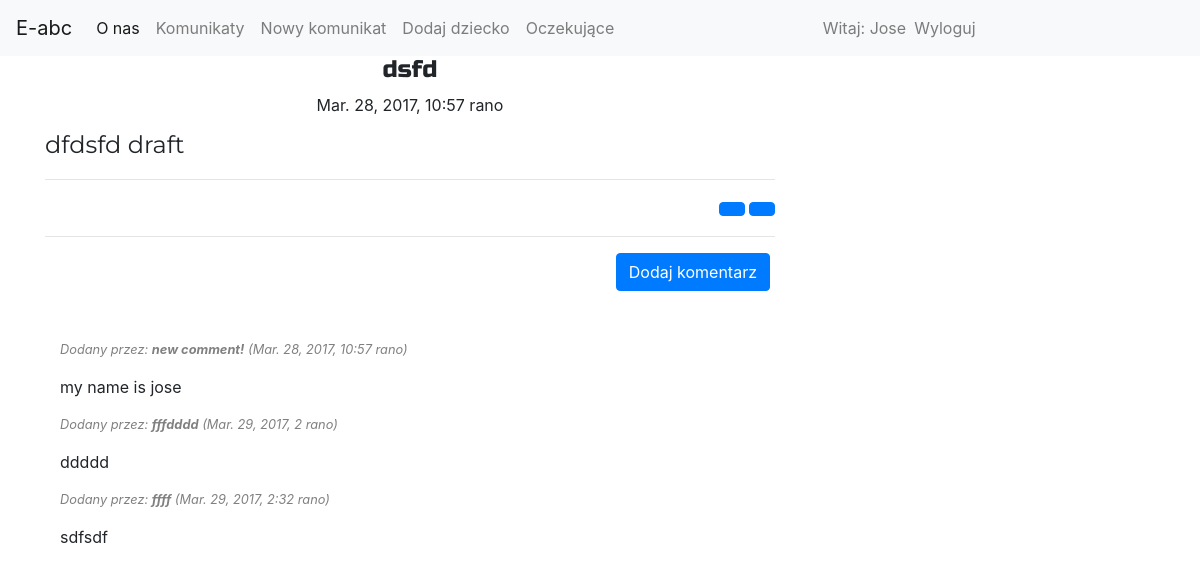
/post/14 (signed in), run on the app's committed database.
### blog/models.py (models this page shows, shortened)
class Post(models.Model):
    author = models.ForeignKey('auth.User', default=4, on_delete=models.CASCADE)
    title = models.CharField(max_length=200)
    text = models.TextField()
    created_date = models.DateTimeField(default=timezone.now)
    published_date = models.DateTimeField(blank=True, null=True)
    viewed_by = models.TextField(default="")

class Comment(models.Model):
    post = models.ForeignKey('blog.Post', related_name='comments',on_delete=models.CASCADE)
    author = models.CharField(max_length=200)
    text = models.TextField()
    created_date = models.DateTimeField(default=timezone.now)
    approved_comment = models.BooleanField(default=False)

### blog/views.py (the view)
# urls.py: url(r'^post/(?P<pk>\d+)$', views.PostDetailView.as_view(), name='post_detail'),
class PostDetailView(DetailView):
    model = Post

### blog/templates/blog/post_detail.html (shortened to what this page needs)
{% extends 'blog/base.html' %}
{% block content %}
<div class="panel panel-success">
  <div class="panel-heading">
        <h1 class="posttitle">{{ post.title }}</h1>
        {% if post.published_date %}
            <div class="date postdate">
                {{ post.published_date }}
            </div>  </div>
        {% else %}
            <a class="btn btn-default" href="{% url 'post_publish' pk=post.pk %}">Opublikuj</a>
        {% endif %}
<div class="panel-body">
      <p class="postcontent" >{{ post.text|safe|linebreaksbr }}</p>
      {% if user.is_authenticated and user.is_superuser %}
      <hr>
      <div style="text-align: right;">
          <a class="btn btn-primary" href="{% url 'post_edit' pk=post.pk %}"></a>
          <a class="btn btn-primary" href="{% url 'post_remove' pk=post.pk %}"></a>
      <hr>
      {% endif %}
      </div>
</div>
</div>
   <a class="btn btn-primary btn-comment" href="{% url 'add_comment_to_post' pk=post.pk %}">Dodaj komentarz</a>
   <br><br><br>
<div class="panel panel-default">
  {% for comment in post.comments.all %}
  <div class="panel body" style="margin: 15px;">
      {% if comment.approved_comment %}
              <p class="comment"><i>Dodany przez: <strong>{{ comment.author }}</strong>  ({{ comment.created_date }})</i></p>
              <p>{{ comment.text|safe|linebreaks }}</p>
      {% endif %}
  </div>
  {% empty %}
      <p style="margin: 15px;">brak komentarzy.</p>
  {% endfor %}
  </div>
{% endblock %}

### blog/templates/blog/base.html (shortened to what this page needs)
<!DOCTYPE html>
{% load staticfiles %}
<html>
    <head>
        <link rel="stylesheet" href="https://stackpath.bootstrapcdn.com/bootstrap/4.3.1/css/bootstrap.min.css">
        <link rel="stylesheet" href="https://use.fontawesome.com/releases/v5.8.1/css/all.css">
        <link rel="stylesheet" href="//cdn.jsdelivr.net/medium-editor/latest/css/medium-editor.min.css" type="text/css" media="screen" charset="utf-8">
        <link rel="stylesheet" href="{% static 'css/blog.css' %}">
<body>
<nav class="navbar navbar-expand-md navbar-light bg-light">
  <a class="navbar-brand" href="#">E-abc</a>
  <div class="collapse navbar-collapse" id="navbarNav">
    <div class="d-flex justify-content-start">
    <ul class="navbar-nav">
      <li class="nav-item active">
        <a class="nav-link" href="{% url 'about'%}">O nas </a>
      </li>
      {% if user.is_authenticated %}
      <li class="nav-item">
        <a class="nav-link" href="{% url 'post_list' %}">Komunikaty<span class="sr-only">(current)</span></a>
      </li>
      {% if user.is_superuser %}
      <li class="nav-item">
        <a class="nav-link" href="{% url 'post_new' %}" >Nowy komunikat</a>
      </li>
      <li class="nav-item">
        <a class="nav-link" href="{% url 'kid_new' %}" >Dodaj dziecko</a>
      </li>
      <li>
        <a class="nav-link" href="{% url 'post_draft_list' %}">Oczekujące</a>
      </li>
      {% endif %}
      {% endif %}
      </ul>
    </div>
  </div>
  {% if user.is_authenticated %}
  <div class="collapse navbar-collapse" id="navbarNav">
      <div class="d-md-flex justify-content-end">
        <span class="navbar-text">Witaj:  {{ user.username }}  </span>
        <ul class="navbar-nav">
          <li class="nav-item">
            <a class="nav-link" href="{% url 'logout' %}">Wyloguj</a>
          </li>
        </ul>
      </div>
    </div>
    {% else %}
    <div class="d-md-flex justify-content-end">
        <ul class="navbar-nav">
          <li><a class="nav-link" href="{% url 'login' %}" ><i class="fas fa-user" id="login_ico"></i> Zaloguj </a></li>
        </ul>
    </div>
    {% endif %}
</nav>
        <div class="content container">
            <div class="row">
                <div class="col-md-8">
                  <div class="blog_posts">
                    {% block content %}
                    {% endblock %}
                  </div>
                </div>
            </div>
        </div>
</body>
</html>

### blog/static/css/blog.css (style rules this page uses)
.postdate { text-align: center; }
.posttitle { font-family: 'Russo One', sans-serif; text-align: center; font-size: 1.5em }
.postcontent { font-family: 'Montserrat'; font-size: 1.5em; margin-top: 10px; }
.btn-comment { position: absolute; right: 20px; }
.comment { font-size: 0.8em; color: grey; }

### data on the page
Post: title "dsfd", published_date "Mar. 28, 2017, 10:57 rano", text "dfdsfd draft"
Comment: author "new comment!", created_date "Mar. 28, 2017, 10:57 rano", text "my name is jose"
Comment: author "fffdddd", created_date "Mar. 29, 2017, 2 rano", text "ddddd"
Comment: author "ffff", created_date "Mar. 29, 2017, 2:32 rano", text "sdfsdf"

### other printed values
{{ user.username }} "Jose"
